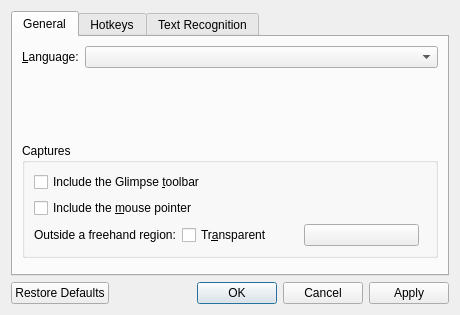
<?xml version="1.0" encoding="UTF-8"?>
<ui version="4.0">
 <class>SettingsDialog</class>
 <widget class="QDialog" name="SettingsDialog">
  <property name="geometry">
   <rect>
    <x>0</x>
    <y>0</y>
    <width>460</width>
    <height>260</height>
   </rect>
  </property>
  <property name="windowTitle">
   <string>Glimpse Settings</string>
  </property>
  <layout class="QVBoxLayout" name="dialogLayout">
   <item>
    <widget class="QTabWidget" name="tabs">
     <property name="currentIndex">
      <number>0</number>
     </property>
     <widget class="QWidget" name="generalTab">
      <attribute name="title">
       <string>General</string>
      </attribute>
      <layout class="QVBoxLayout" name="generalLayout">
       <item>
        <layout class="QFormLayout" name="generalForm">
         <item row="0" column="0">
          <widget class="QLabel" name="languageLabel">
           <property name="text">
            <string>&amp;Language:</string>
           </property>
           <property name="buddy">
            <cstring>languageCombo</cstring>
           </property>
          </widget>
         </item>
         <item row="0" column="1">
          <widget class="QComboBox" name="languageCombo"/>
         </item>
        </layout>
       </item>
       <item>
        <widget class="QGroupBox" name="captureGroup">
         <property name="title">
          <string>Captures</string>
         </property>
         <layout class="QVBoxLayout" name="captureLayout">
          <item>
           <widget class="QCheckBox" name="captureToolbarCheck">
            <property name="text">
             <string>Include the Glimpse &amp;toolbar</string>
            </property>
           </widget>
          </item>
          <item>
           <widget class="QCheckBox" name="captureCursorCheck">
            <property name="text">
             <string>Include the &amp;mouse pointer</string>
            </property>
           </widget>
          </item>
          <item>
           <layout class="QHBoxLayout" name="freehandFillLayout">
            <item>
             <widget class="QLabel" name="freehandFillLabel">
              <property name="text">
               <string>Outside a freehand region:</string>
              </property>
             </widget>
            </item>
            <item>
             <widget class="QCheckBox" name="freehandTransparentCheck">
              <property name="text">
               <string>Tr&amp;ansparent</string>
              </property>
             </widget>
            </item>
            <item>
             <widget class="QPushButton" name="freehandColorButton">
              <property name="toolTip">
               <string>Fill color outside the outline</string>
              </property>
              <property name="iconSize">
               <size>
                <width>32</width>
                <height>14</height>
               </size>
              </property>
             </widget>
            </item>
            <item>
             <spacer name="freehandFillSpacer">
              <property name="orientation">
               <enum>Qt::Horizontal</enum>
              </property>
             </spacer>
            </item>
           </layout>
          </item>
         </layout>
        </widget>
       </item>
       <item>
        <spacer name="generalSpacer">
         <property name="orientation">
          <enum>Qt::Vertical</enum>
         </property>
        </spacer>
       </item>
      </layout>
     </widget>
     <widget class="QWidget" name="hotkeysTab">
      <attribute name="title">
       <string>Hotkeys</string>
      </attribute>
      <layout class="QVBoxLayout" name="hotkeysLayout">
       <item>
        <layout class="QFormLayout" name="hotkeysForm">
         <item row="0" column="0">
          <widget class="QLabel" name="windowHotkeyLabel">
           <property name="text">
            <string>Capture &amp;Window / Object:</string>
           </property>
           <property name="buddy">
            <cstring>windowHotkeyEdit</cstring>
           </property>
          </widget>
         </item>
         <item row="0" column="1">
          <widget class="HotkeyEdit" name="windowHotkeyEdit"/>
         </item>
         <item row="1" column="0">
          <widget class="QLabel" name="regionHotkeyLabel">
           <property name="text">
            <string>Capture &amp;Rectangular Region:</string>
           </property>
           <property name="buddy">
            <cstring>regionHotkeyEdit</cstring>
           </property>
          </widget>
         </item>
         <item row="1" column="1">
          <widget class="HotkeyEdit" name="regionHotkeyEdit"/>
         </item>
         <item row="2" column="0">
          <widget class="QLabel" name="freehandHotkeyLabel">
           <property name="text">
            <string>Capture Free&amp;hand Region:</string>
           </property>
           <property name="buddy">
            <cstring>freehandHotkeyEdit</cstring>
           </property>
          </widget>
         </item>
         <item row="2" column="1">
          <widget class="HotkeyEdit" name="freehandHotkeyEdit"/>
         </item>
         <item row="3" column="0">
          <widget class="QLabel" name="fullScreenHotkeyLabel">
           <property name="text">
            <string>Capture &amp;Full Screen:</string>
           </property>
           <property name="buddy">
            <cstring>fullScreenHotkeyEdit</cstring>
           </property>
          </widget>
         </item>
         <item row="3" column="1">
          <widget class="HotkeyEdit" name="fullScreenHotkeyEdit"/>
         </item>
         <item row="4" column="0">
          <widget class="QLabel" name="qrHotkeyLabel">
           <property name="text">
            <string>Scan &amp;QR Code:</string>
           </property>
           <property name="buddy">
            <cstring>qrHotkeyEdit</cstring>
           </property>
          </widget>
         </item>
         <item row="4" column="1">
          <widget class="HotkeyEdit" name="qrHotkeyEdit"/>
         </item>
         <item row="5" column="0">
          <widget class="QLabel" name="ocrHotkeyLabel">
           <property name="text">
            <string>Recognize &amp;Text:</string>
           </property>
           <property name="buddy">
            <cstring>ocrHotkeyEdit</cstring>
           </property>
          </widget>
         </item>
         <item row="5" column="1">
          <widget class="HotkeyEdit" name="ocrHotkeyEdit"/>
         </item>
         <item row="6" column="0">
          <widget class="QLabel" name="scrollHotkeyLabel">
           <property name="text">
            <string>&amp;Scrolling Capture:</string>
           </property>
           <property name="buddy">
            <cstring>scrollHotkeyEdit</cstring>
           </property>
          </widget>
         </item>
         <item row="6" column="1">
          <widget class="HotkeyEdit" name="scrollHotkeyEdit"/>
         </item>
        </layout>
       </item>
       <item>
        <widget class="QLabel" name="hotkeysHint">
         <property name="text">
          <string>Click a field and press the new key combination. Clear a field to disable that hotkey. Hotkeys are paused while this window is open.</string>
         </property>
         <property name="wordWrap">
          <bool>true</bool>
         </property>
         <property name="foregroundRole">
          <enum>QPalette::PlaceholderText</enum>
         </property>
        </widget>
       </item>
       <item>
        <spacer name="hotkeysSpacer">
         <property name="orientation">
          <enum>Qt::Vertical</enum>
         </property>
        </spacer>
       </item>
      </layout>
     </widget>
     <widget class="QWidget" name="ocrTab">
      <attribute name="title">
       <string>Text Recognition</string>
      </attribute>
      <layout class="QVBoxLayout" name="ocrLayout">
       <item>
        <layout class="QFormLayout" name="ocrForm">
         <item row="0" column="0">
          <widget class="QLabel" name="ocrEngineLabel">
           <property name="text">
            <string>&amp;Engine:</string>
           </property>
           <property name="buddy">
            <cstring>ocrEngineCombo</cstring>
           </property>
          </widget>
         </item>
         <item row="0" column="1">
          <widget class="QComboBox" name="ocrEngineCombo"/>
         </item>
         <item row="1" column="1">
          <widget class="QLabel" name="ocrEngineNote">
           <property name="wordWrap">
            <bool>true</bool>
           </property>
           <property name="foregroundRole">
            <enum>QPalette::PlaceholderText</enum>
           </property>
          </widget>
         </item>
         <item row="2" column="0">
          <widget class="QLabel" name="ocrLanguagesLabel">
           <property name="text">
            <string>Languages:</string>
           </property>
          </widget>
         </item>
         <item row="2" column="1">
          <layout class="QHBoxLayout" name="ocrLanguagesLayout">
           <item>
            <widget class="QCheckBox" name="ocrChineseCheck">
             <property name="text">
              <string>&amp;Chinese (Simplified)</string>
             </property>
            </widget>
           </item>
           <item>
            <widget class="QCheckBox" name="ocrJapaneseCheck">
             <property name="text">
              <string>&amp;Japanese</string>
             </property>
            </widget>
           </item>
           <item>
            <widget class="QCheckBox" name="ocrEnglishCheck">
             <property name="text">
              <string>E&amp;nglish</string>
             </property>
            </widget>
           </item>
           <item>
            <spacer name="ocrLanguagesSpacer">
             <property name="orientation">
              <enum>Qt::Horizontal</enum>
             </property>
            </spacer>
           </item>
          </layout>
         </item>
        </layout>
       </item>
       <item>
        <widget class="QLabel" name="ocrHint">
         <property name="text">
          <string>Recognition models are downloaded the first time they are needed. Selecting fewer languages makes recognition faster and more accurate.</string>
         </property>
         <property name="wordWrap">
          <bool>true</bool>
         </property>
         <property name="foregroundRole">
          <enum>QPalette::PlaceholderText</enum>
         </property>
        </widget>
       </item>
       <item>
        <spacer name="ocrSpacer">
         <property name="orientation">
          <enum>Qt::Vertical</enum>
         </property>
        </spacer>
       </item>
      </layout>
     </widget>
    </widget>
   </item>
   <item>
    <widget class="QDialogButtonBox" name="buttonBox">
     <property name="standardButtons">
      <set>QDialogButtonBox::Apply|QDialogButtonBox::Cancel|QDialogButtonBox::Ok|QDialogButtonBox::RestoreDefaults</set>
     </property>
    </widget>
   </item>
  </layout>
 </widget>
 <customwidgets>
  <customwidget>
   <class>HotkeyEdit</class>
   <extends>QKeySequenceEdit</extends>
   <header>settings/HotkeyEdit.h</header>
  </customwidget>
 </customwidgets>
 <resources/>
 <connections>
  <connection>
   <sender>buttonBox</sender>
   <signal>accepted()</signal>
   <receiver>SettingsDialog</receiver>
   <slot>accept()</slot>
  </connection>
  <connection>
   <sender>buttonBox</sender>
   <signal>rejected()</signal>
   <receiver>SettingsDialog</receiver>
   <slot>reject()</slot>
  </connection>
 </connections>
</ui>
